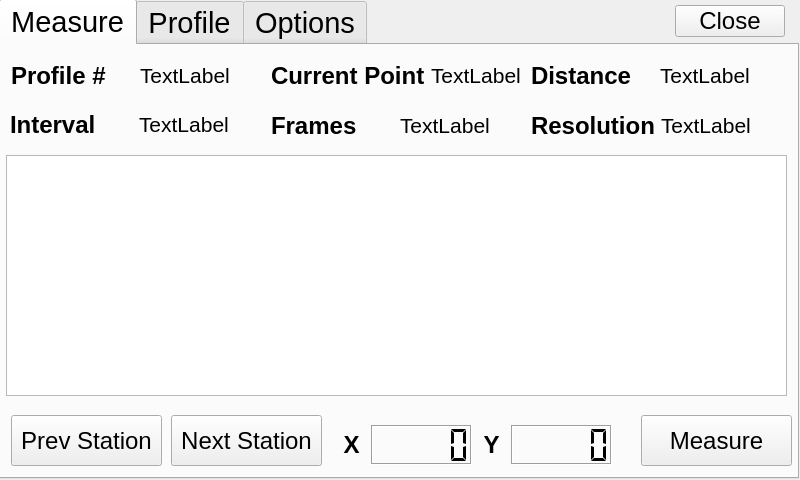
<?xml version="1.0" encoding="UTF-8"?>
<ui version="4.0">
 <class>MeasurementsView</class>
 <widget class="QWidget" name="MeasurementsView">
  <property name="geometry">
   <rect>
    <x>0</x>
    <y>0</y>
    <width>800</width>
    <height>480</height>
   </rect>
  </property>
  <property name="windowTitle">
   <string>Measurements</string>
  </property>
  <property name="autoFillBackground">
   <bool>true</bool>
  </property>
  <widget class="QTabWidget" name="tabWidget">
   <property name="geometry">
    <rect>
     <x>-1</x>
     <y>-1</y>
     <width>800</width>
     <height>480</height>
    </rect>
   </property>
   <property name="font">
    <font>
     <pointsize>22</pointsize>
    </font>
   </property>
   <property name="autoFillBackground">
    <bool>false</bool>
   </property>
   <property name="tabShape">
    <enum>QTabWidget::Rounded</enum>
   </property>
   <property name="currentIndex">
    <number>0</number>
   </property>
   <property name="elideMode">
    <enum>Qt::ElideRight</enum>
   </property>
   <widget class="QWidget" name="tab_measure">
    <attribute name="title">
     <string>Measure</string>
    </attribute>
    <widget class="QPushButton" name="button_measure">
     <property name="geometry">
      <rect>
       <x>640</x>
       <y>370</y>
       <width>151</width>
       <height>51</height>
      </rect>
     </property>
     <property name="font">
      <font>
       <pointsize>18</pointsize>
      </font>
     </property>
     <property name="text">
      <string>Measure</string>
     </property>
    </widget>
    <widget class="QPushButton" name="button_next_station">
     <property name="geometry">
      <rect>
       <x>170</x>
       <y>370</y>
       <width>151</width>
       <height>51</height>
      </rect>
     </property>
     <property name="sizePolicy">
      <sizepolicy hsizetype="Fixed" vsizetype="Fixed">
       <horstretch>0</horstretch>
       <verstretch>0</verstretch>
      </sizepolicy>
     </property>
     <property name="font">
      <font>
       <pointsize>18</pointsize>
      </font>
     </property>
     <property name="text">
      <string>Next Station</string>
     </property>
    </widget>
    <widget class="QPushButton" name="button_prev_station">
     <property name="geometry">
      <rect>
       <x>10</x>
       <y>370</y>
       <width>151</width>
       <height>51</height>
      </rect>
     </property>
     <property name="sizePolicy">
      <sizepolicy hsizetype="Fixed" vsizetype="Fixed">
       <horstretch>0</horstretch>
       <verstretch>0</verstretch>
      </sizepolicy>
     </property>
     <property name="font">
      <font>
       <pointsize>18</pointsize>
      </font>
     </property>
     <property name="text">
      <string>Prev Station</string>
     </property>
    </widget>
    <widget class="QTableView" name="results_table">
     <property name="geometry">
      <rect>
       <x>5</x>
       <y>110</y>
       <width>781</width>
       <height>241</height>
      </rect>
     </property>
     <property name="styleSheet">
      <string notr="true">QScrollBar:vertical { width: 30px; }</string>
     </property>
     <property name="frameShadow">
      <enum>QFrame::Raised</enum>
     </property>
     <property name="alternatingRowColors">
      <bool>true</bool>
     </property>
     <property name="selectionMode">
      <enum>QAbstractItemView::NoSelection</enum>
     </property>
     <attribute name="horizontalHeaderDefaultSectionSize">
      <number>200</number>
     </attribute>
     <attribute name="horizontalHeaderMinimumSectionSize">
      <number>190</number>
     </attribute>
     <attribute name="horizontalHeaderStretchLastSection">
      <bool>true</bool>
     </attribute>
    </widget>
    <widget class="QWidget" name="horizontalLayoutWidget">
     <property name="geometry">
      <rect>
       <x>10</x>
       <y>10</y>
       <width>251</width>
       <height>41</height>
      </rect>
     </property>
     <layout class="QHBoxLayout" name="horizontalLayout">
      <item>
       <widget class="QLabel" name="label_profile_num">
        <property name="font">
         <font>
          <pointsize>18</pointsize>
          <weight>75</weight>
          <bold>true</bold>
         </font>
        </property>
        <property name="text">
         <string>Profile #</string>
        </property>
        <property name="alignment">
         <set>Qt::AlignLeading|Qt::AlignLeft|Qt::AlignVCenter</set>
        </property>
       </widget>
      </item>
      <item>
       <widget class="QLabel" name="label_profile_num_val">
        <property name="font">
         <font>
          <pointsize>16</pointsize>
         </font>
        </property>
        <property name="text">
         <string>TextLabel</string>
        </property>
       </widget>
      </item>
     </layout>
    </widget>
    <widget class="QWidget" name="horizontalLayoutWidget_2">
     <property name="geometry">
      <rect>
       <x>270</x>
       <y>10</y>
       <width>251</width>
       <height>41</height>
      </rect>
     </property>
     <layout class="QHBoxLayout" name="horizontalLayout_2">
      <item>
       <widget class="QLabel" name="label_current_point">
        <property name="font">
         <font>
          <pointsize>18</pointsize>
          <weight>75</weight>
          <bold>true</bold>
         </font>
        </property>
        <property name="text">
         <string>Current Point</string>
        </property>
       </widget>
      </item>
      <item>
       <widget class="QLabel" name="label_current_point_val">
        <property name="font">
         <font>
          <pointsize>16</pointsize>
         </font>
        </property>
        <property name="text">
         <string>TextLabel</string>
        </property>
       </widget>
      </item>
     </layout>
    </widget>
    <widget class="QWidget" name="horizontalLayoutWidget_3">
     <property name="geometry">
      <rect>
       <x>530</x>
       <y>10</y>
       <width>251</width>
       <height>41</height>
      </rect>
     </property>
     <layout class="QHBoxLayout" name="horizontalLayout_3">
      <item>
       <widget class="QLabel" name="label_distance">
        <property name="font">
         <font>
          <pointsize>18</pointsize>
          <weight>75</weight>
          <bold>true</bold>
         </font>
        </property>
        <property name="text">
         <string>Distance</string>
        </property>
       </widget>
      </item>
      <item>
       <widget class="QLabel" name="label_distance_val">
        <property name="font">
         <font>
          <pointsize>16</pointsize>
         </font>
        </property>
        <property name="text">
         <string>TextLabel</string>
        </property>
       </widget>
      </item>
     </layout>
    </widget>
    <widget class="QWidget" name="horizontalLayoutWidget_4">
     <property name="geometry">
      <rect>
       <x>9</x>
       <y>59</y>
       <width>251</width>
       <height>41</height>
      </rect>
     </property>
     <layout class="QHBoxLayout" name="horizontalLayout_4">
      <item>
       <widget class="QLabel" name="label_interval">
        <property name="font">
         <font>
          <pointsize>18</pointsize>
          <weight>75</weight>
          <bold>true</bold>
         </font>
        </property>
        <property name="text">
         <string>Interval</string>
        </property>
       </widget>
      </item>
      <item>
       <widget class="QLabel" name="label_interval_val">
        <property name="font">
         <font>
          <pointsize>16</pointsize>
         </font>
        </property>
        <property name="text">
         <string>TextLabel</string>
        </property>
       </widget>
      </item>
     </layout>
    </widget>
    <widget class="QWidget" name="horizontalLayoutWidget_5">
     <property name="geometry">
      <rect>
       <x>270</x>
       <y>60</y>
       <width>251</width>
       <height>41</height>
      </rect>
     </property>
     <layout class="QHBoxLayout" name="horizontalLayout_5">
      <item>
       <widget class="QLabel" name="label_frames">
        <property name="font">
         <font>
          <pointsize>18</pointsize>
          <weight>75</weight>
          <bold>true</bold>
         </font>
        </property>
        <property name="text">
         <string>Frames</string>
        </property>
       </widget>
      </item>
      <item>
       <widget class="QLabel" name="label_frames_val">
        <property name="font">
         <font>
          <pointsize>16</pointsize>
         </font>
        </property>
        <property name="text">
         <string>TextLabel</string>
        </property>
       </widget>
      </item>
     </layout>
    </widget>
    <widget class="QWidget" name="horizontalLayoutWidget_6">
     <property name="geometry">
      <rect>
       <x>530</x>
       <y>60</y>
       <width>251</width>
       <height>41</height>
      </rect>
     </property>
     <layout class="QHBoxLayout" name="horizontalLayout_6">
      <item>
       <widget class="QLabel" name="label_resolution">
        <property name="font">
         <font>
          <pointsize>18</pointsize>
          <weight>75</weight>
          <bold>true</bold>
         </font>
        </property>
        <property name="text">
         <string>Resolution</string>
        </property>
       </widget>
      </item>
      <item>
       <widget class="QLabel" name="label_resolution_val">
        <property name="font">
         <font>
          <pointsize>16</pointsize>
         </font>
        </property>
        <property name="styleSheet">
         <string notr="true"/>
        </property>
        <property name="text">
         <string>TextLabel</string>
        </property>
       </widget>
      </item>
     </layout>
    </widget>
    <widget class="QLCDNumber" name="lcd_x">
     <property name="geometry">
      <rect>
       <x>370</x>
       <y>380</y>
       <width>101</width>
       <height>40</height>
      </rect>
     </property>
     <property name="sizePolicy">
      <sizepolicy hsizetype="Maximum" vsizetype="Maximum">
       <horstretch>0</horstretch>
       <verstretch>0</verstretch>
      </sizepolicy>
     </property>
     <property name="minimumSize">
      <size>
       <width>0</width>
       <height>40</height>
      </size>
     </property>
     <property name="font">
      <font>
       <weight>75</weight>
       <bold>true</bold>
      </font>
     </property>
     <property name="styleSheet">
      <string notr="true">color:#000000;</string>
     </property>
     <property name="frameShadow">
      <enum>QFrame::Sunken</enum>
     </property>
     <property name="smallDecimalPoint">
      <bool>false</bool>
     </property>
     <property name="segmentStyle">
      <enum>QLCDNumber::Flat</enum>
     </property>
    </widget>
    <widget class="QLabel" name="label_tilt_x">
     <property name="geometry">
      <rect>
       <x>330</x>
       <y>380</y>
       <width>41</width>
       <height>40</height>
      </rect>
     </property>
     <property name="font">
      <font>
       <pointsize>18</pointsize>
       <weight>75</weight>
       <bold>true</bold>
      </font>
     </property>
     <property name="text">
      <string>X</string>
     </property>
     <property name="alignment">
      <set>Qt::AlignCenter</set>
     </property>
    </widget>
    <widget class="QLabel" name="label_tilt_y">
     <property name="geometry">
      <rect>
       <x>470</x>
       <y>380</y>
       <width>41</width>
       <height>40</height>
      </rect>
     </property>
     <property name="font">
      <font>
       <pointsize>18</pointsize>
       <weight>75</weight>
       <bold>true</bold>
      </font>
     </property>
     <property name="text">
      <string>Y</string>
     </property>
     <property name="alignment">
      <set>Qt::AlignCenter</set>
     </property>
    </widget>
    <widget class="QLCDNumber" name="lcd_y">
     <property name="geometry">
      <rect>
       <x>510</x>
       <y>380</y>
       <width>101</width>
       <height>40</height>
      </rect>
     </property>
     <property name="sizePolicy">
      <sizepolicy hsizetype="Maximum" vsizetype="Maximum">
       <horstretch>0</horstretch>
       <verstretch>0</verstretch>
      </sizepolicy>
     </property>
     <property name="minimumSize">
      <size>
       <width>0</width>
       <height>40</height>
      </size>
     </property>
     <property name="font">
      <font>
       <weight>75</weight>
       <bold>true</bold>
      </font>
     </property>
     <property name="styleSheet">
      <string notr="true">color:#000000;</string>
     </property>
     <property name="frameShadow">
      <enum>QFrame::Sunken</enum>
     </property>
     <property name="segmentStyle">
      <enum>QLCDNumber::Flat</enum>
     </property>
    </widget>
   </widget>
   <widget class="QWidget" name="tab_profile">
    <attribute name="title">
     <string>Profile</string>
    </attribute>
    <widget class="QWidget" name="verticalLayoutWidget">
     <property name="geometry">
      <rect>
       <x>-1</x>
       <y>9</y>
       <width>801</width>
       <height>411</height>
      </rect>
     </property>
     <layout class="QVBoxLayout" name="profile_layout"/>
    </widget>
   </widget>
   <widget class="QWidget" name="tab_options">
    <attribute name="title">
     <string>Options</string>
    </attribute>
    <widget class="QWidget" name="gridLayoutWidget">
     <property name="geometry">
      <rect>
       <x>10</x>
       <y>20</y>
       <width>381</width>
       <height>411</height>
      </rect>
     </property>
     <layout class="QGridLayout" name="gridLayout">
      <item row="2" column="3">
       <widget class="QLCDNumber" name="lcdNumber_2"/>
      </item>
      <item row="1" column="5">
       <widget class="QPushButton" name="pushButton_3">
        <property name="text">
         <string/>
        </property>
        <property name="icon">
         <iconset resource="../resources.qrc">
          <normaloff>:/icons/assets/icons/up_arrow_32.png</normaloff>:/icons/assets/icons/up_arrow_32.png</iconset>
        </property>
        <property name="iconSize">
         <size>
          <width>32</width>
          <height>32</height>
         </size>
        </property>
       </widget>
      </item>
      <item row="1" column="1">
       <widget class="QLabel" name="label">
        <property name="font">
         <font>
          <pointsize>18</pointsize>
         </font>
        </property>
        <property name="text">
         <string>Frames</string>
        </property>
       </widget>
      </item>
      <item row="1" column="2">
       <spacer name="horizontalSpacer">
        <property name="orientation">
         <enum>Qt::Horizontal</enum>
        </property>
        <property name="sizeHint" stdset="0">
         <size>
          <width>40</width>
          <height>20</height>
         </size>
        </property>
       </spacer>
      </item>
      <item row="1" column="3">
       <widget class="QLCDNumber" name="lcdNumber"/>
      </item>
      <item row="2" column="1">
       <widget class="QLabel" name="label_2">
        <property name="font">
         <font>
          <pointsize>18</pointsize>
         </font>
        </property>
        <property name="text">
         <string>Resolution</string>
        </property>
       </widget>
      </item>
      <item row="1" column="4">
       <widget class="QPushButton" name="pushButton">
        <property name="text">
         <string/>
        </property>
        <property name="icon">
         <iconset resource="../resources.qrc">
          <normaloff>:/icons/assets/icons/down_arrow_32.png</normaloff>:/icons/assets/icons/down_arrow_32.png</iconset>
        </property>
        <property name="iconSize">
         <size>
          <width>32</width>
          <height>32</height>
         </size>
        </property>
       </widget>
      </item>
      <item row="2" column="5">
       <widget class="QPushButton" name="pushButton_5">
        <property name="text">
         <string/>
        </property>
        <property name="icon">
         <iconset resource="../resources.qrc">
          <normaloff>:/icons/assets/icons/up_arrow_32.png</normaloff>:/icons/assets/icons/up_arrow_32.png</iconset>
        </property>
        <property name="iconSize">
         <size>
          <width>32</width>
          <height>32</height>
         </size>
        </property>
       </widget>
      </item>
      <item row="2" column="4">
       <widget class="QPushButton" name="pushButton_4">
        <property name="text">
         <string/>
        </property>
        <property name="icon">
         <iconset resource="../resources.qrc">
          <normaloff>:/icons/assets/icons/down_arrow_32.png</normaloff>:/icons/assets/icons/down_arrow_32.png</iconset>
        </property>
        <property name="iconSize">
         <size>
          <width>32</width>
          <height>32</height>
         </size>
        </property>
       </widget>
      </item>
      <item row="0" column="1">
       <widget class="QLabel" name="label_3">
        <property name="font">
         <font>
          <pointsize>18</pointsize>
         </font>
        </property>
        <property name="text">
         <string>Interval</string>
        </property>
       </widget>
      </item>
      <item row="0" column="3">
       <widget class="QLCDNumber" name="lcdNumber_3"/>
      </item>
      <item row="0" column="4">
       <widget class="QPushButton" name="pushButton_6">
        <property name="text">
         <string/>
        </property>
        <property name="icon">
         <iconset resource="../resources.qrc">
          <normaloff>:/icons/assets/icons/down_arrow_32.png</normaloff>:/icons/assets/icons/down_arrow_32.png</iconset>
        </property>
        <property name="iconSize">
         <size>
          <width>32</width>
          <height>32</height>
         </size>
        </property>
       </widget>
      </item>
      <item row="0" column="5">
       <widget class="QPushButton" name="pushButton_7">
        <property name="text">
         <string/>
        </property>
        <property name="icon">
         <iconset resource="../resources.qrc">
          <normaloff>:/icons/assets/icons/up_arrow_32.png</normaloff>:/icons/assets/icons/up_arrow_32.png</iconset>
        </property>
        <property name="iconSize">
         <size>
          <width>32</width>
          <height>32</height>
         </size>
        </property>
       </widget>
      </item>
      <item row="0" column="2">
       <spacer name="horizontalSpacer_2">
        <property name="orientation">
         <enum>Qt::Horizontal</enum>
        </property>
        <property name="sizeHint" stdset="0">
         <size>
          <width>40</width>
          <height>20</height>
         </size>
        </property>
       </spacer>
      </item>
      <item row="2" column="2">
       <spacer name="horizontalSpacer_3">
        <property name="orientation">
         <enum>Qt::Horizontal</enum>
        </property>
        <property name="sizeHint" stdset="0">
         <size>
          <width>40</width>
          <height>20</height>
         </size>
        </property>
       </spacer>
      </item>
     </layout>
    </widget>
    <widget class="QTableView" name="table_tx">
     <property name="geometry">
      <rect>
       <x>405</x>
       <y>21</y>
       <width>381</width>
       <height>411</height>
      </rect>
     </property>
     <property name="styleSheet">
      <string notr="true">QScrollBar:vertical { width: 30px; }</string>
     </property>
     <property name="alternatingRowColors">
      <bool>true</bool>
     </property>
     <property name="selectionMode">
      <enum>QAbstractItemView::MultiSelection</enum>
     </property>
     <property name="selectionBehavior">
      <enum>QAbstractItemView::SelectRows</enum>
     </property>
     <attribute name="horizontalHeaderDefaultSectionSize">
      <number>90</number>
     </attribute>
     <attribute name="horizontalHeaderMinimumSectionSize">
      <number>80</number>
     </attribute>
     <attribute name="horizontalHeaderStretchLastSection">
      <bool>true</bool>
     </attribute>
    </widget>
   </widget>
  </widget>
  <widget class="QPushButton" name="button_close">
   <property name="geometry">
    <rect>
     <x>675</x>
     <y>5</y>
     <width>110</width>
     <height>32</height>
    </rect>
   </property>
   <property name="font">
    <font>
     <pointsize>18</pointsize>
    </font>
   </property>
   <property name="text">
    <string>Close</string>
   </property>
  </widget>
 </widget>
 <resources>
  <include location="../resources.qrc"/>
 </resources>
 <connections>
  <connection>
   <sender>button_close</sender>
   <signal>clicked()</signal>
   <receiver>MeasurementsView</receiver>
   <slot>close()</slot>
   <hints>
    <hint type="sourcelabel">
     <x>729</x>
     <y>20</y>
    </hint>
    <hint type="destinationlabel">
     <x>399</x>
     <y>239</y>
    </hint>
   </hints>
  </connection>
 </connections>
</ui>
